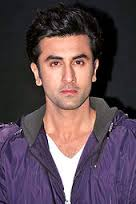
%> input picture query images/1.jpg, 136 x 204 px
$ octave feature_training_level2.m   (GNU Octave 9; MATLAB toolbox functions it lacks are replaced by stand-ins)
%> lines starting %> are read from the running program, lines starting %| are printed output that depends on the picture
### rgb_avg.m
function [ am ] = rgb_avg(I)
%UNTITLED Summary of this function goes here
%   Detailed explanation goes here
I1=imresize(I,[100,100]);

if size(I1,3)==3 %RGB image-3D
meanRed1 = mean2(I1(:,:,1));
meanGreen1 = mean2(I1(:,:,2));
meanBlue1 = mean2(I1(:,:,3));
am=[meanRed1 meanGreen1 meanBlue1];
else                        %grayscale image-2D
     am=mean(mean(reshape(I1, [], 2)));
end

end

### feature_training_level2.m
%feature based images
%forming rgb_avg_4 database for all the images of the image database
clc;
clear all;
close all;
[fname, path]=uigetfile('.jpg','input image');
%> the answer given: query images/1.jpg
fname1=strcat(path,fname);
[pathstr,fname,ext] = fileparts(fname1);
im=imread(fname1);
%> im is the input picture: size 204x136x3 uint8; mean R, G, B 91.8, 73.6, 82.3
imshow(im);
title('input image');
I=im;
I1=I(1:size(I,1)/2,1:size(I,2)/2,:);
I2=I(size(I,1)/2+1:size(I,1),1:size(I,2)/2,:);
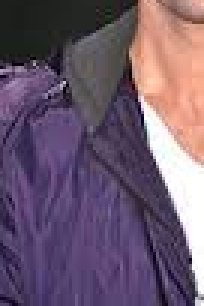
%> I2: size 102x68x3 uint8 (shown 3 times larger); mean R, G, B 109.5, 89.4, 109.4
I3=I(1:size(I,1)/2,size(I,2)/2+1:size(I,2),:);
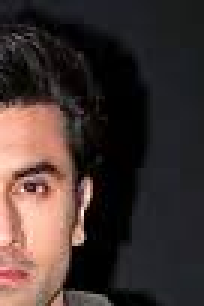
%> I3: size 102x68x3 uint8 (shown 3 times larger); mean R, G, B 65.5, 51.5, 48.7
I4=I(size(I,1)/2+1:size(I,1),size(I,2)/2+1:size(I,2),:);
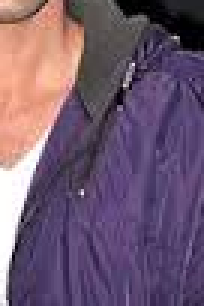
%> I4: size 102x68x3 uint8 (shown 3 times larger); mean R, G, B 111.5, 88.7, 110.9
fname=str2num(fname);
c1=rgb_avg(I1);
%> in rgb_avg, `I1=imresize(I,[100,100]);`:
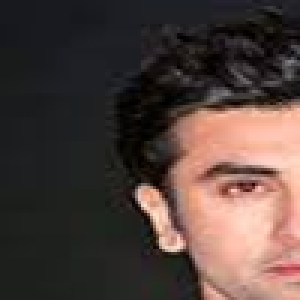
%> I1: size 100x100x3 uint8 (shown 3 times larger); mean R, G, B 80.9, 64.9, 60.2
%> in rgb_avg, `meanRed1 = mean2(I1(:,:,1));`: meanRed1 = 80.88
%> in rgb_avg, `meanGreen1 = mean2(I1(:,:,2));`: meanGreen1 = 64.88
%> in rgb_avg, `meanBlue1 = mean2(I1(:,:,3));`: meanBlue1 = 60.16
%> in rgb_avg, `am=[meanRed1 meanGreen1 meanBlue1];`: am = [80.88 64.88 60.16]
%> c1 = [80.88 64.88 60.16]
c2=rgb_avg(I2);
%> in rgb_avg (call 2), `I1=imresize(I,[100,100]);`:
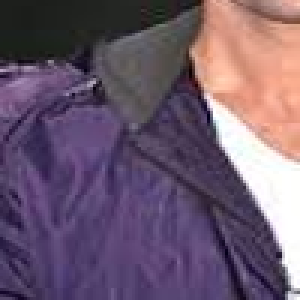
%> I1: size 100x100x3 uint8 (shown 3 times larger); mean R, G, B 109.5, 89.4, 109.4
%> in rgb_avg (call 2), `meanRed1 = mean2(I1(:,:,1));`: meanRed1 = 109.5
%> in rgb_avg (call 2), `meanGreen1 = mean2(I1(:,:,2));`: meanGreen1 = 89.36
%> in rgb_avg (call 2), `meanBlue1 = mean2(I1(:,:,3));`: meanBlue1 = 109.4
%> in rgb_avg (call 2), `am=[meanRed1 meanGreen1 meanBlue1];`: am = [109.5 89.36 109.4]
%> c2 = [109.5 89.36 109.4]
c3=rgb_avg(I3);
%> in rgb_avg (call 3), `I1=imresize(I,[100,100]);`:
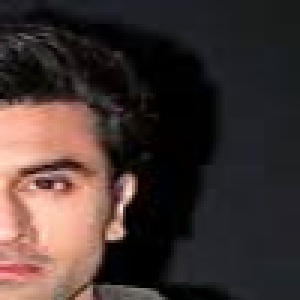
%> I1: size 100x100x3 uint8 (shown 3 times larger); mean R, G, B 65.5, 51.6, 48.7
%> in rgb_avg (call 3), `meanRed1 = mean2(I1(:,:,1));`: meanRed1 = 65.46
%> in rgb_avg (call 3), `meanGreen1 = mean2(I1(:,:,2));`: meanGreen1 = 51.56
%> in rgb_avg (call 3), `meanBlue1 = mean2(I1(:,:,3));`: meanBlue1 = 48.72
%> in rgb_avg (call 3), `am=[meanRed1 meanGreen1 meanBlue1];`: am = [65.46 51.56 48.72]
%> c3 = [65.46 51.56 48.72]
c4=rgb_avg(I4);
%> in rgb_avg (call 4), `I1=imresize(I,[100,100]);`:
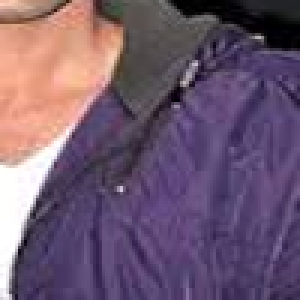
%> I1: size 100x100x3 uint8 (shown 3 times larger); mean R, G, B 111.5, 88.7, 110.9
%> in rgb_avg (call 4), `meanRed1 = mean2(I1(:,:,1));`: meanRed1 = 111.5
%> in rgb_avg (call 4), `meanGreen1 = mean2(I1(:,:,2));`: meanGreen1 = 88.69
%> in rgb_avg (call 4), `meanBlue1 = mean2(I1(:,:,3));`: meanBlue1 = 110.9
%> in rgb_avg (call 4), `am=[meanRed1 meanGreen1 meanBlue1];`: am = [111.5 88.69 110.9]
%> c4 = [111.5 88.69 110.9]
c=[c1 c2 c3 c4];
%> c = [80.88 64.88 60.16 109.5 89.36 109.4 65.46 51.56 48.72 111.5 88.69 110.9]
try
    load db3
    F=[fname c];
%> F = [1 80.88 64.88 60.16 109.5 89.36 109.4 65.46 51.56 48.72 111.5 88.69 110.9]
    db3 =[db3;F];
    save db3.mat db3
catch
   db3=[fname c];
   save db3.mat db3
end
